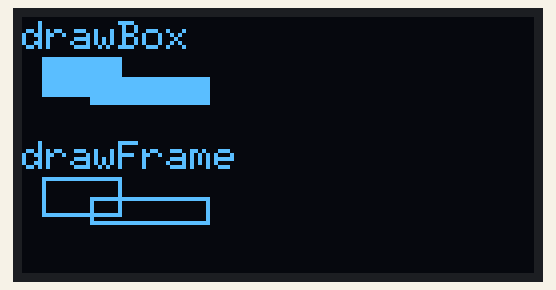
Bench run of a sketch on a simulated Arduino Uno, built with avr-gcc and run on an emulated ATmega328P. Shown: 128×64 one-colour display.

Above: at 2.43 s.
At 5.5 s:
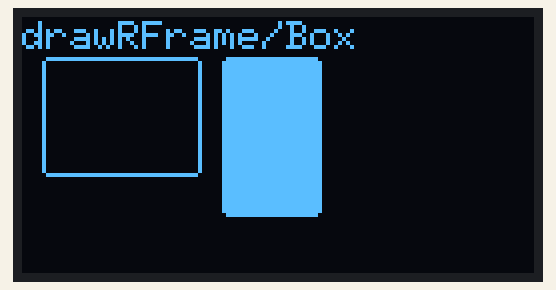
At 12.0 s:
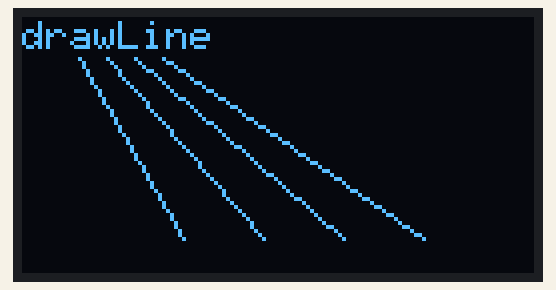
At 18.1 s:
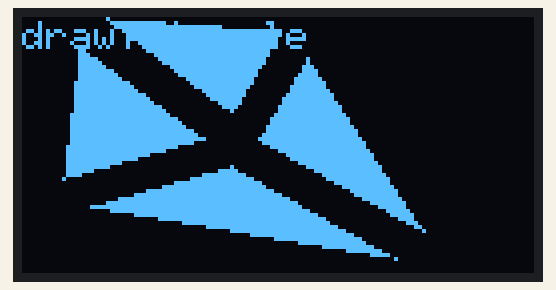
At 19.1 s:
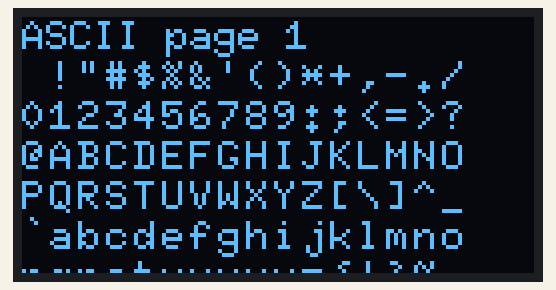
At 26.8 s:
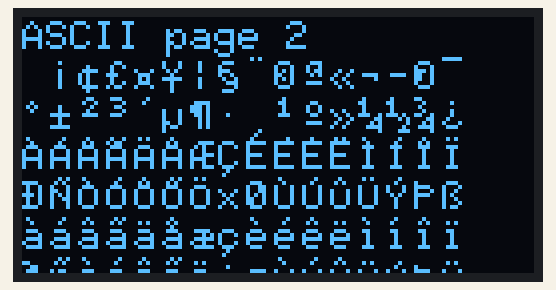

Measured:
- what the display in image 1 shows lasts 0.6 s, from 5.4 s to 6.0 s
- what the display in image 2 shows lasts 0.7 s, from 12.0 s to 12.7 s
- what the display in image 3 shows lasts 0.9 s, from 18.1 s to 19.0 s
- what the display in image 4 shows lasts 7.7 s, from 19.0 s to 26.7 s

The sketch:

OLEDGraphicsTest.ino
```cpp
/*
 * Velleman VMA 437 OLED Graphics Test
 *
 * Gnd -> Gnd
 * Vcc -> 5V
 * CLK -> D8
 * MOSI -> D9
 * Res -> Reset
 * CS -> D6
 * DC -> D7
 */

#include "U8glib.h"

const int clkPin = 8;
const int mosiPin = 9;
const int csPin = 6;
const int dcPin = 7;
U8GLIB_SH1106_128X64 u8g(clkPin, mosiPin, csPin, dcPin);

uint8_t draw_state = 0;

void setup(void) {
  u8g.setRot180(); // flip screen, if required
}

void loop(void) {

  // picture loop
  u8g.firstPage();
  do {
    draw();
  } while(u8g.nextPage());

  // Increase the state. We will iterate over 9 demos for 8 counts each.
  draw_state++;
  if (draw_state >= 9*8) draw_state = 0;

  delay(150);
}

void draw(void) {
  u8g_prepare();
  switch(draw_state >> 3) {
    case 0: u8g_box_frame(draw_state&7); break;
    case 1: u8g_disc_circle(draw_state&7); break;
    case 2: u8g_r_frame(draw_state&7); break;
    case 3: u8g_string(draw_state&7); break;
    case 4: u8g_line(draw_state&7); break;
    case 5: u8g_triangle(draw_state&7); break;
    case 6: u8g_ascii_1(); break;
    case 7: u8g_ascii_2(); break;
    case 8: u8g_extra_page(draw_state&7); break;
  }
}

void u8g_prepare(void) {
  u8g.setFont(u8g_font_6x10);
  u8g.setFontRefHeightExtendedText();
  u8g.setDefaultForegroundColor();
  u8g.setFontPosTop();
}

void u8g_box_frame(uint8_t a) {
  u8g.drawStr(0, 0, "drawBox");
  u8g.drawBox(5, 10, 20, 10);
  u8g.drawBox(10 + a, 15, 30, 7);
  u8g.drawStr(0, 30, "drawFrame");
  u8g.drawFrame(5, 10 + 30, 20, 10);
  u8g.drawFrame(10 + a, 15 + 30, 30, 7);
}

void u8g_disc_circle(uint8_t a) {
  u8g.drawStr(0, 0, "drawDisc");
  u8g.drawDisc(10, 18, 9);
  u8g.drawDisc(24 + a, 16, 7);
  u8g.drawStr(0, 30, "drawCircle");
  u8g.drawCircle(10, 18 + 30, 9);
  u8g.drawCircle(24 + a, 16 + 30, 7);
}

void u8g_r_frame(uint8_t a) {
  u8g.drawStr(0, 0, "drawRFrame/Box");
  u8g.drawRFrame(5, 10, 40, 30, a + 1);
  u8g.drawRBox(50, 10, 25, 40, a + 1);
}

void u8g_string(uint8_t a) {
  u8g.drawStr(30 + a, 31, " 0");
  u8g.drawStr90(30, 31 + a, " 90");
  u8g.drawStr180(30 - a, 31, " 180");
  u8g.drawStr270(30, 31 - a, " 270");
}

void u8g_line(uint8_t a) {
  u8g.drawStr(0, 0, "drawLine");
  u8g.drawLine(7 + a, 10, 40, 55);
  u8g.drawLine(7 + a*2, 10, 60, 55);
  u8g.drawLine(7 + a*3, 10, 80, 55);
  u8g.drawLine(7 + a*4, 10, 100, 55);
}

void u8g_triangle(uint8_t a) {
  uint16_t offset = a;
  u8g.drawStr(0, 0, "drawTriangle");
  u8g.drawTriangle(14, 7, 45,30, 10,40);
  u8g.drawTriangle(14 + offset, 7 - offset, 45 + offset, 30 - offset, 57 + offset, 10 - offset);
  u8g.drawTriangle(57 + offset*2, 10, 45 + offset*2, 30, 86 + offset*2, 53);
  u8g.drawTriangle(10 + offset, 40 + offset, 45 + offset, 30 + offset, 86 + offset, 53 + offset);
}

void u8g_ascii_1() {
  char s[2] = " ";
  uint8_t x, y;
  u8g.drawStr(0, 0, "ASCII page 1");
  for(y = 0; y < 6; y++) {
    for(x = 0; x < 16; x++) {
      s[0] = y*16 + x + 32;
      u8g.drawStr(x*7, y*10 + 10, s);
    }
  }
}

void u8g_ascii_2() {
  char s[2] = " ";
  uint8_t x, y;
  u8g.drawStr(0, 0, "ASCII page 2");
  for(y = 0; y < 6; y++ ) {
    for(x = 0; x < 16; x++ ) {
      s[0] = y*16 + x + 160;
      u8g.drawStr(x*7, y*10 + 10, s);
    }
  }
}

void u8g_extra_page(uint8_t a) {
  u8g.drawStr(0, 12, "setScale1x1");
  u8g.setScale2x2();
  u8g.drawStr(0, 6 + a, "setScale2x2");
  u8g.undoScale();
}
```
